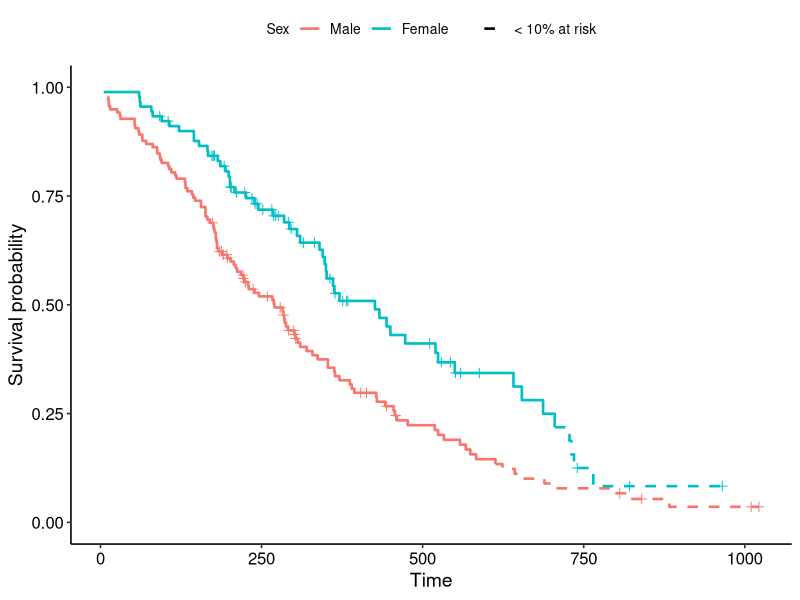
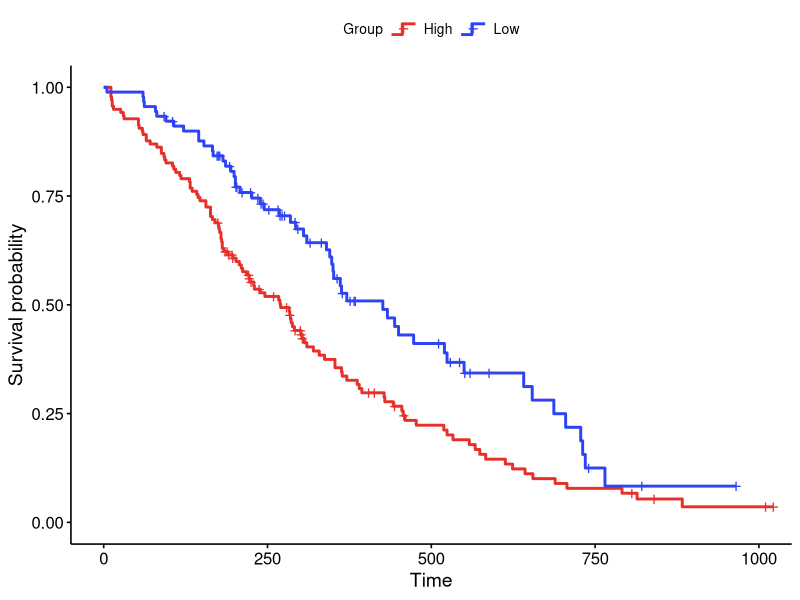
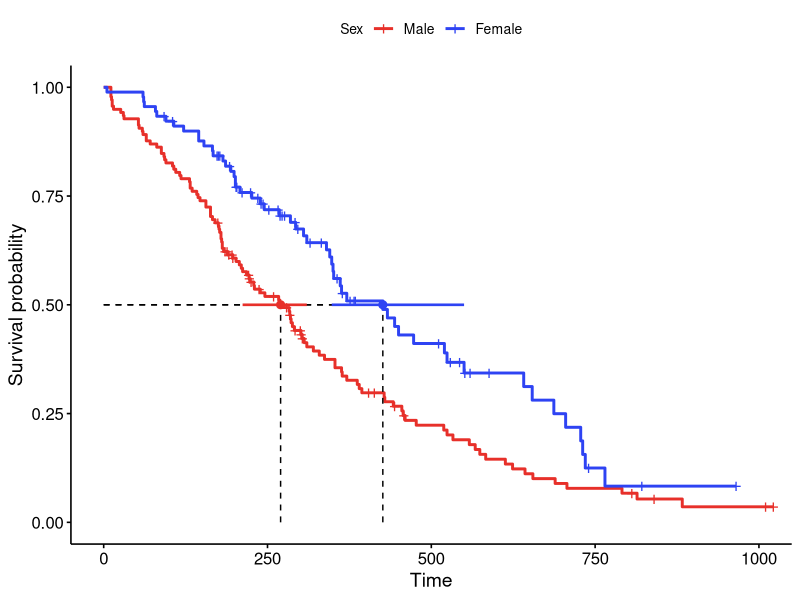
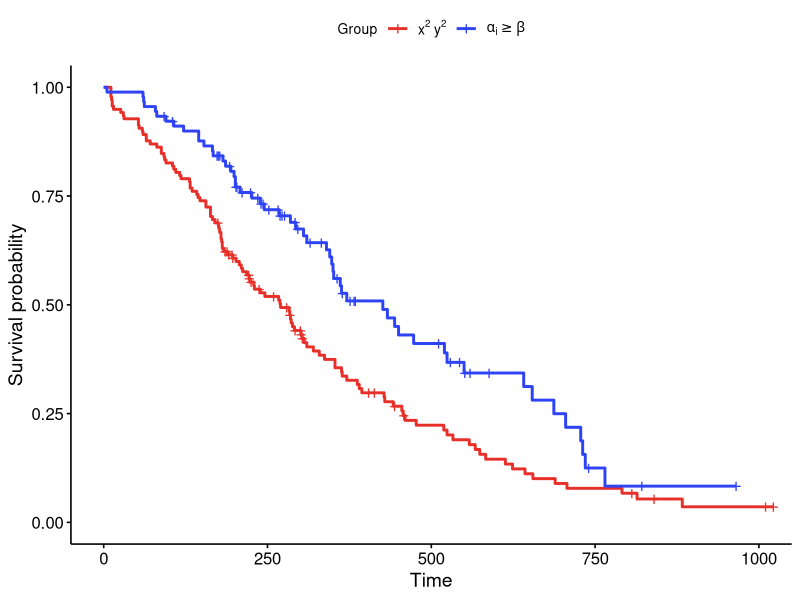
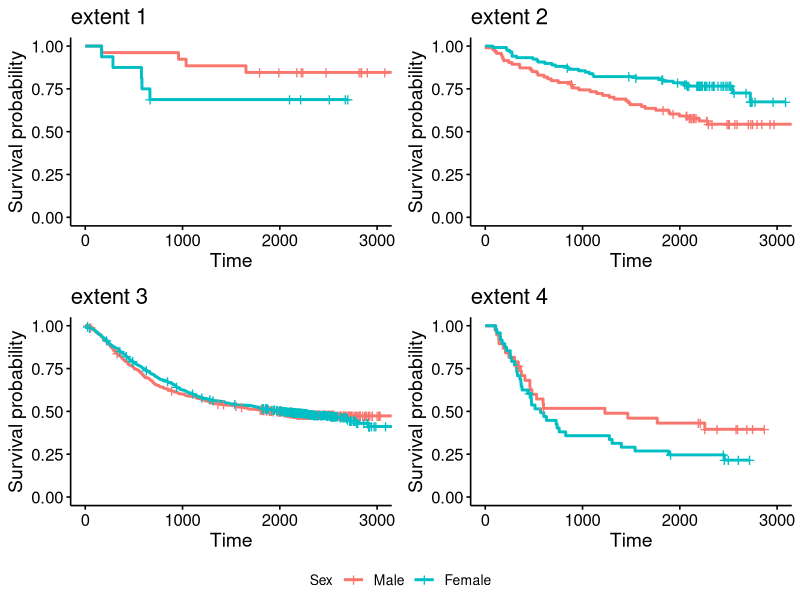

Write R code to recreate these figures, in order.
## ---- chunk 1
knitr::opts_chunk$set(
  comment = "#>",
  collapse = TRUE,
  message = FALSE,
  warning = FALSE,
  fig.width = 7,
  fig.height = 5
)
## ---- chunk 2
library(survminer)
library(survival)
library(dplyr)
library(ggplot2)
## ---- chunk 3
# KM curves that switch solid -> dashed once the number at risk drops below
# `frac` of each group's initial cohort (default 10%).
ggsurv_dashed_below <- function(fit, data, frac = 0.10, ...) {
  ss <- surv_summary(fit, data = data) %>%
    group_by(strata) %>%
    mutate(onset = { s <- n.risk < frac * max(n.risk)
                     if (any(s)) min(time[s]) else Inf },
           phase = ifelse(time >= onset, "sparse", "dense")) %>%
    ungroup()
  # repeat the first sparse point in the solid phase so the two steps join
  bridge <- ss %>% filter(phase == "sparse") %>%
    group_by(strata) %>% slice_min(time, n = 1) %>% ungroup() %>%
    mutate(phase = "dense")

  ggplot(bind_rows(ss, bridge), aes(time, surv, colour = strata)) +
    geom_step(aes(linetype = phase), linewidth = 0.9) +
    geom_point(data = filter(ss, n.censor > 0), shape = 3, size = 2,
               show.legend = FALSE) +
    scale_linetype_manual(values = c(dense = "solid", sparse = "dashed"),
                          breaks = "sparse",
                          labels = sprintf("< %g%% at risk", 100 * frac),
                          name = NULL) +
    coord_cartesian(ylim = c(0, 1)) +
    labs(x = "Time", y = "Survival probability", ...) +
    theme_survminer()
}
## ---- chunk 4
fit <- survfit(Surv(time, status) ~ sex, data = lung)
ggsurv_dashed_below(fit, lung, frac = 0.10) +
  scale_colour_discrete(name = "Sex", labels = c("Male", "Female"))
## ---- chunk 5
library(grid)

# Draw the legend key of a ggsurvplot's curves as a small step (stair) that
# echoes the Kaplan-Meier shape, instead of the default straight line.
step_legend_key <- function(p) {
  `%||%` <- function(x, y) if (is.null(x)) y else x   # base R has this since 4.4
  draw_key_step <- function(data, params, size) {
    grid::linesGrob(
      x = c(0, 0.45, 0.45, 1), y = c(0.25, 0.25, 0.7, 0.7),
      gp = grid::gpar(col = data$colour %||% "black",
                      lwd = (data$linewidth %||% data$size %||% 0.75) * .pt,
                      lty = data$linetype %||% 1, lineend = "butt"))
  }
  # the survival curves are the first layer; subclass its geom to override ONLY
  # the legend key, so the curve drawing itself is unchanged
  g <- p$plot$layers[[1]]$geom
  p$plot$layers[[1]]$geom <-
    ggplot2::ggproto(paste0(class(g)[1], "Key"), g, draw_key = draw_key_step)
  p
}
## ---- chunk 6
fit2 <- survfit(Surv(time, status) ~ sex, data = lung)
p <- ggsurvplot(fit2, data = lung, palette = c("#E7302A", "#2E43F3"),
                legend.title = "Group", legend.labs = c("High", "Low"))
step_legend_key(p)
## ---- chunk 7
add_median_ci <- function(p, fit, y = 0.5) {
  med  <- surv_median(fit)
  # one colour per group, read from the drawn curve layer (no internal helpers)
  b     <- ggplot2::ggplot_build(p$plot)$data[[1]]
  cols  <- b$colour[match(sort(unique(b$group)), b$group)]
  # drop groups whose median is not reached (surv_median() returns NA there)
  keep  <- !is.na(med$median)
  med   <- med[keep, ]
  cols  <- cols[keep]
  p$plot +
    geom_segment(data = med, aes(x = lower, xend = upper, y = y, yend = y),
                 colour = cols, linewidth = 0.9, inherit.aes = FALSE) +
    geom_point(data = med, aes(x = median, y = y),
               colour = cols, size = 2.4, inherit.aes = FALSE)
}
## ---- chunk 8
fit3 <- survfit(Surv(time, status) ~ sex, data = lung)
p <- ggsurvplot(fit3, data = lung, palette = c("#E7302A", "#2E43F3"),
                surv.median.line = "hv",
                legend.labs = c("Male", "Female"), legend.title = "Sex")
p$plot <- add_median_ci(p, fit3)
p
## ---- chunk 9
pal <- c("#E7302A", "#2E43F3")
p <- ggsurvplot(fit3, data = lung, palette = pal, legend.title = "Group")
p$plot <- p$plot +
  scale_colour_manual(values = pal,
                      labels = c(expression(x^2 ~ y^2), expression(alpha[i] >= beta)),
                      name = "Group")
p
## ---- chunk 10
colon2  <- colon[!is.na(colon$sex), ]
subsets <- split(colon2, colon2$extent)
subsets <- subsets[sapply(subsets, nrow) > 30]
subsets <- subsets[seq_len(min(4, length(subsets)))]

plots <- lapply(names(subsets), function(nm) {
  d   <- subsets[[nm]]
  fit <- survfit(Surv(time, status) ~ sex, data = d)
  ggsurvplot(fit, data = d, legend.title = "Sex",
             legend.labs = c("Male", "Female"), title = paste("extent", nm))$plot
})

ggpubr::ggarrange(plotlist = plots, ncol = 2, nrow = 2,
                  common.legend = TRUE, legend = "bottom")
